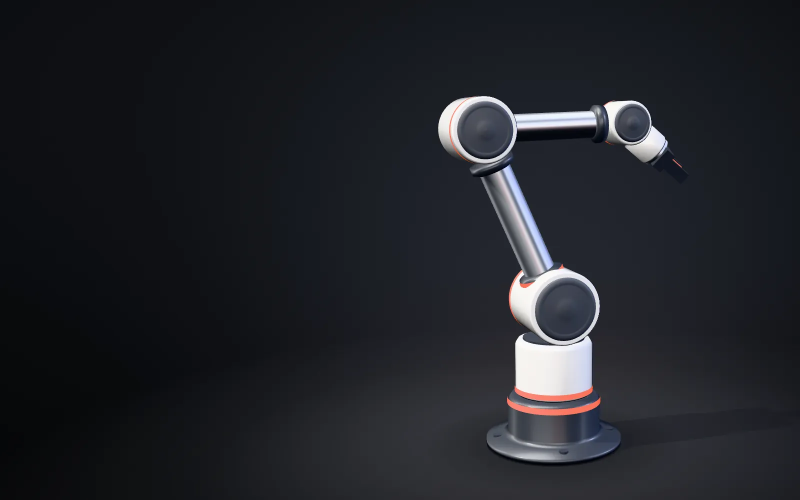
#> input picture .claude/skills/design-deep-dive/kb/creative/10-recipes/examples/l2-zveno/img/hero-d.webp, 1600 x 1000 px, given in place of hero-d._mask.png, which was not available (shown at 1/2 size)
$ python zmetrics.py ../../../../../creative/10-recipes/examples/l2-zveno/img/hero-d.webp
#> lines starting #> are read from the running program, lines starting #| are printed output that depends on the picture; after the words box and inside, x2 and y2 are one past the last pixel; in counts of white or black regions, pixels touching at a corner belong together
### .claude/skills/design-deep-dive/scripts/blender/img_metrics.py
#!/usr/bin/env python3
"""img_metrics.py — числа кадра до глаз и до судьи (испытание 15-showcase, 25.09.2026). Одинаковые у всех дорожек.

    python3 img_metrics.py КАДР.png [--mask МАСКА.png | --alpha] [--bg-hex '#101215'] [--text-zone x0,y0,x1,y1] [--out m.json]

  --mask      PNG той же величины: белое (> 127) — объект. Удобно рендерить из Blender тем же кадром (объект белым emission,
              остальное чёрным) или брать альфу рендера на прозрачном фоне (--alpha).
  --alpha     маска объекта = альфа кадра (> 0.5); цвет считается по кадру, наложенному на --bg-hex (или на серый).
  --bg-hex    цвет фона страницы: насколько фон кадра совпадает со страницей (ΔE2000 медианы фона к hex).
  --text-zone доли кадра под заголовок, например 0,0,0.45,1 — какая доля «визуального веса» в зоне текста (должна быть малой).

Что считает (sRGB → Lab D65):
  obj/bg L* — перцентили 5/50/95 и максимум; obj_minus_bg_L — разность медиан (цель ≥ 10–15);
  clip_obj — доля пикселей объекта с каналом ≥ 254 (цель ≤ 1 %); hi_obj — доля L* ≥ 97 (блик: 0,1–1 %); crush — доля L* ≤ 3;
  noise — СКО (L/100 − гаусс σ 2 px) по объекту, ×10⁻³ (цель ≤ 2,5 для hero; метод по духу D2/02);
  chroma — доля насыщенных пикселей C* > 60 в кадре и на объекте (правило «одно насыщенное пятно»);
  weight_center — центр «визуального веса» (локальный контраст σ 8 + насыщенность), доли кадра; weight_in_text — доля веса
  в зоне текста; weight_on_obj — доля веса на объекте (фокус должен быть на герое);
  bg_vs_page_dE — ΔE2000 медианы фона к --bg-hex (цель ≤ 3 — постер не «ступенькой» на странице).
Печатает JSON (и пишет в --out). Пороги — стартовые, из таблицы плана; на людях не откалиброваны.
"""
import json
import math
import sys

import numpy as np
from PIL import Image


def srgb_to_lin(c):
    return np.where(c <= 0.04045, c / 12.92, ((c + 0.055) / 1.055) ** 2.4)


def rgb_to_lab(rgb):  # rgb 0..1 sRGB, (..., 3)
    lin = srgb_to_lin(rgb)
    m = np.array([[0.4124564, 0.3575761, 0.1804375],
                  [0.2126729, 0.7151522, 0.0721750],
                  [0.0193339, 0.1191920, 0.9503041]])
    xyz = lin @ m.T
    white = np.array([0.95047, 1.0, 1.08883])
    t = xyz / white
    d = 6 / 29
    f = np.where(t > d ** 3, np.cbrt(t), t / (3 * d * d) + 4 / 29)
    L = 116 * f[..., 1] - 16
    a = 500 * (f[..., 0] - f[..., 1])
    b = 200 * (f[..., 1] - f[..., 2])
    return np.stack([L, a, b], axis=-1)


def de2000(l1, l2):
    L1, a1, b1 = l1
    L2, a2, b2 = l2
    C1, C2 = math.hypot(a1, b1), math.hypot(a2, b2)
    Cm = (C1 + C2) / 2
    G = 0.5 * (1 - math.sqrt(Cm ** 7 / (Cm ** 7 + 25 ** 7)))
    a1p, a2p = (1 + G) * a1, (1 + G) * a2
    C1p, C2p = math.hypot(a1p, b1), math.hypot(a2p, b2)
    h1p = math.degrees(math.atan2(b1, a1p)) % 360
    h2p = math.degrees(math.atan2(b2, a2p)) % 360
    dLp, dCp = L2 - L1, C2p - C1p
    dh = h2p - h1p
    if C1p * C2p == 0:
        dh = 0
    elif dh > 180:
        dh -= 360
    elif dh < -180:
        dh += 360
    dHp = 2 * math.sqrt(C1p * C2p) * math.sin(math.radians(dh / 2))
    Lm, Cmp = (L1 + L2) / 2, (C1p + C2p) / 2
    hs = h1p + h2p
    if C1p * C2p == 0:
        hm = hs
    elif abs(h1p - h2p) <= 180:
        hm = hs / 2
    else:
        hm = (hs + 360) / 2 if hs < 360 else (hs - 360) / 2
    T = (1 - 0.17 * math.cos(math.radians(hm - 30)) + 0.24 * math.cos(math.radians(2 * hm))
         + 0.32 * math.cos(math.radians(3 * hm + 6)) - 0.20 * math.cos(math.radians(4 * hm - 63)))
    dth = 30 * math.exp(-((hm - 275) / 25) ** 2)
    Rc = 2 * math.sqrt(Cmp ** 7 / (Cmp ** 7 + 25 ** 7))
    Sl = 1 + 0.015 * (Lm - 50) ** 2 / math.sqrt(20 + (Lm - 50) ** 2)
    Sc = 1 + 0.045 * Cmp
    Sh = 1 + 0.015 * Cmp * T
    Rt = -math.sin(math.radians(2 * dth)) * Rc
    return math.sqrt((dLp / Sl) ** 2 + (dCp / Sc) ** 2 + (dHp / Sh) ** 2 + Rt * (dCp / Sc) * (dHp / Sh))


def gauss(img, sigma):
    r = max(1, int(3 * sigma))
    x = np.arange(-r, r + 1)
    k = np.exp(-x * x / (2 * sigma * sigma))
    k /= k.sum()
    pad = np.pad(img, ((r, r), (r, r)), mode="reflect")
    tmp = np.apply_along_axis(lambda v: np.convolve(v, k, mode="valid"), 1, pad)
    return np.apply_along_axis(lambda v: np.convolve(v, k, mode="valid"), 0, tmp)


def hex_rgb(h):
    h = h.lstrip("#")
    return np.array([int(h[i:i + 2], 16) / 255 for i in (0, 2, 4)])


def pct(v, q):
    return float(np.percentile(v, q)) if v.size else None


# [66 lines left out: function main, not called in this run]


# [2 lines that do not run on import are left out]

### .claude/skills/design-deep-dive/scripts/lib/kbpaths.py
#!/usr/bin/env python3
"""kbpaths — пути скилла design-deep-dive и окружения его утилит. Только стандартная библиотека.

Утилиты скилла находят базу, соседние утилиты, данные, выходы, блокировки, бинарники и ключи через этот модуль, а не
через пути, зашитые в код. Корень скилла вычисляется от этого файла (`scripts/lib/kbpaths.py` → два уровня вверх),
поэтому скилл работает в любом клоне шаблона и из соседнего чекаута: репозиторий кода запускает
`../strategy/.claude/skills/design-deep-dive/scripts/…` со своей рабочей папкой, и пути ведут в чекаут стратегии.
`repo()` — репозиторий, в котором лежит скилл; файлы проектов `docs/projects/<slug>/` утилиты находят через соседний
модуль `docpaths` (корень данных — ключ `--repo`, переменная DDD_REPO или этот репозиторий). Окружение (venv, npm,
бинарники, модели, браузеры, выходы, блокировки) живёт вне репозитория: `$DDD_HOME`, иначе
`$XDG_CACHE_HOME/design-deep-dive`, иначе `~/.cache/design-deep-dive` — одно на машину для всех клонов.

Подключение в утилите `scripts/<домен>/<утилита>.py`:

    sys.path.insert(0, os.path.join(os.path.dirname(os.path.abspath(__file__)), "..", "lib"))
    import kbpaths

    kbpaths.kb("site", "02-site-types", "vocabulary.yaml")   # файл базы site
    kbpaths.skill_version()                                     # версия скилла: файл VERSION
    kbpaths.use("ui"); import ui_audit                          # модуль соседнего домена
    kbpaths.out("creative", "audit")                            # каталог выходов (создаётся)
    with kbpaths.lock("browser"): ...                           # общая блокировка браузера, с ожиданием

Блокировка реентерабельна по дереву процессов: пока замок взят, его файл назван в переменной окружения DDD_LOCKS_HELD,
и вложенный `lock()` — в том же процессе или в утилите, запущенной из него, — замок не берёт и не ждёт. Внешний `flock`
на файл замка утилитам не нужен: под ним утилита ждёт обёртку до таймаута.

Байт-код в папку скилла не пишется: импорт модуля ставит запрет этому процессу и переменной PYTHONDONTWRITEBYTECODE —
дочерним, а кэш модулей скилла, импортированных до запрета (и этого файла), снимает сам.

Диагностика: `python3 kbpaths.py` — где что лежит; `python3 kbpaths.py --bins` — внешние программы (путь, переменная
окружения, версия); `python3 kbpaths.py --selftest` — самопроверка без сети, с запуском из соседнего чекаута во
временной папке.
"""
import contextlib
import fcntl
import os
import shutil
import sys
import time
from pathlib import Path

LIB = Path(__file__).resolve().parent                  # .../design-deep-dive/scripts/lib
SCRIPTS = LIB.parent                                    # .../design-deep-dive/scripts
SKILL = SCRIPTS.parent                                  # .../.claude/skills/design-deep-dive
KB = SKILL / "kb"
ASSETS = SKILL / "assets"

BASES = ("ux", "ui", "site", "text", "creative", "ai-media", "blender", "claude-design")
DOMAINS = BASES + ("lib", "maint", "tests", "project")  # папки scripts/; project — утилиты по файлам docs/projects/

ENV_HOME = "DDD_HOME"
ENV_LOCKS = "DDD_LOCKS_HELD"                            # файлы замков, взятых этим процессом или его предком
ENV_BIN = {                                             # переопределение пути к бинарнику (иначе $DDD_HOME/bin, затем PATH)
    "blender": "DDD_BLENDER",
    "node": "DDD_NODE",
    "npx": "DDD_NPX",
    "npm": "DDD_NPM",
    "ffmpeg": "DDD_FFMPEG",
    "ffprobe": "DDD_FFPROBE",
    "brave": "DDD_BRAVE",
    "chromium": "DDD_CHROMIUM",
}


# ------------------------------------------------------------------ имена

# [6 lines left out: function base_name, not called in this run]


def domain_name(name):
    """Имя папки утилит (`scripts/<домен>/`); неизвестное имя — ValueError."""
    n = str(name).strip().strip("/")
    if n not in DOMAINS:
        raise ValueError(f"неизвестный домен scripts/: {name!r} (есть: {', '.join(DOMAINS)})")
    return n


# ------------------------------------------------------------------ скилл и репозиторий

def skill(*parts):
    """Корень скилла `.claude/skills/design-deep-dive/` (+ части пути)."""
    return SKILL.joinpath(*parts)


# [20 lines left out: functions repo, skill_version, kb, not called in this run]


def scripts(domain=None, *parts):
    """Утилиты: scripts() — `scripts/`, scripts("ai-media", "page_accept.py") — файл утилиты домена."""
    if domain is None:
        return SCRIPTS.joinpath(*parts)
    return SCRIPTS.joinpath(domain_name(domain), *parts)


def data(domain, *parts):
    """Данные, которые читает только код: `scripts/<домен>/data/…`."""
    return scripts(domain, "data", *parts)


def assets(*parts):
    """Ассеты скилла (`assets/calibration/…`)."""
    return ASSETS.joinpath(*parts)


# [6 lines left out: function use, not called in this run]


# ------------------------------------------------------------------ окружение вне репозитория

def home(*parts):
    """Домашний каталог окружения: $DDD_HOME → $XDG_CACHE_HOME/design-deep-dive → ~/.cache/design-deep-dive."""
    h = os.environ.get(ENV_HOME)
    if h:
        base = Path(h).expanduser()
    else:
        xdg = os.environ.get("XDG_CACHE_HOME")
        base = (Path(xdg).expanduser() if xdg else Path.home() / ".cache") / "design-deep-dive"
    return base.joinpath(*parts)


# [4 lines left out: function _dir, not called in this run]


def venv(*parts):
    return home("venv", *parts)


# [4 lines left out: function python, not called in this run]


def node_home(*parts):
    """Каталог npm-зависимостей: `$DDD_HOME/node/` (package.json скилла ставится сюда)."""
    return home("node", *parts)


def node_modules(*parts):
    return node_home("node_modules", *parts)


def bin_dir(*parts):
    """Бинарники, которые ставит install.sh: `$DDD_HOME/bin/`."""
    return home("bin", *parts)


def models(*parts):
    """Модели ONNX: `$DDD_HOME/models/`."""
    return home("models", *parts)


def browsers():
    """Браузеры Playwright, если их ставил install.sh: `$DDD_HOME/browsers/`."""
    return home("browsers")


def out(domain, *parts, create=True):
    """Каталог выходов утилиты: `$DDD_HOME/out/<домен>/…` (создаётся)."""
    return _dir(home("out", domain_name(domain), *parts), create)


def cache(domain, *parts, create=True):
    """Каталог кэша утилиты (снимки каталогов, ответы API): `$DDD_HOME/cache/<домен>/…` (создаётся)."""
    return _dir(home("cache", domain_name(domain), *parts), create)


# ------------------------------------------------------------------ блокировки

def locks_dir(create=True):
    return _dir(home("locks"), create)


# [7 lines left out: function lock_path, not called in this run]


def locks_held():
    """Файлы замков, которые уже держит этот процесс или его предок: абсолютные пути из переменной DDD_LOCKS_HELD."""
    return [p for p in os.environ.get(ENV_LOCKS, "").split(os.pathsep) if p]


# [70 lines left out: functions lock_held, lock, find, which, not called in this run]


BIN_LOOKUP = {                                          # как искать внешние программы: find() и отчёт --bins
    "blender": {},
    "node": {},
    "npx": {},
    "npm": {},
    "ffmpeg": {},
    "ffprobe": {"dirs": ("ffmpeg",)},                   # статическая сборка install.sh --ffmpeg: $DDD_HOME/bin/ffmpeg/
    "brave": {"names": ("brave-browser", "brave-browser-stable")},
}
BIN_VERSION = {"blender": "--version", "node": "--version", "npm": "--version", "ffmpeg": "-version",
               "ffprobe": "-version", "brave": "--version"}


def blender():
    return which("blender")


def node():
    return which("node")


def npx():
    return which("npx")


def ffmpeg():
    return which("ffmpeg")


def ffprobe():
    return which("ffprobe", **BIN_LOOKUP["ffprobe"])


def brave():
    return which("brave", **BIN_LOOKUP["brave"])


# [28 lines left out: functions node_env, playwright_env, key, not called in this run]


def _init_env():
    """Окружение процесса утилиты: браузеры Playwright из `$DDD_HOME/browsers`, если их ставил install.sh; статическая
    сборка ffmpeg из `$DDD_HOME/bin/ffmpeg/` — первой в PATH (утилиты и их подпроцессы зовут ffmpeg и ffprobe по имени)."""
    b = browsers()
    if "PLAYWRIGHT_BROWSERS_PATH" not in os.environ and b.is_dir():
        os.environ["PLAYWRIGHT_BROWSERS_PATH"] = str(b)
    ff = bin_dir("ffmpeg")
    path = os.environ.get("PATH", "")
    if ff.is_dir() and str(ff) not in path.split(os.pathsep):
        os.environ["PATH"] = os.pathsep.join([str(ff), path]) if path else str(ff)


def _no_bytecode():
    """Байт-код в папку скилла не пишется: запрет — этому процессу, переменная PYTHONDONTWRITEBYTECODE — дочерним.
    Кэш модуля пишется до исполнения его кода, поэтому запрет не застаёт этот файл и модули скилла, импортированные
    раньше него: их кэш в `scripts/**/__pycache__/` снимается здесь, пустая папка кэша — тоже. Порядок импорта в
    утилите значения не имеет."""
    os.environ["PYTHONDONTWRITEBYTECODE"] = "1"
    if sys.dont_write_bytecode:
        return
    sys.dont_write_bytecode = True
    import importlib.util
    sources = {str(Path(__file__).resolve())}
    for mod in list(sys.modules.values()):
        src = getattr(mod, "__file__", None)
        if isinstance(src, str) and src.endswith(".py"):
            sources.add(src)
    frame = sys._getframe()
    while frame is not None:                            # загруженного по пути файла модуля в sys.modules может не быть
        src = frame.f_globals.get("__file__")
        if isinstance(src, str) and src.endswith(".py"):
            sources.add(src)
        frame = frame.f_back
    root = str(SCRIPTS) + os.sep
    for src in sources:
        try:
            if not os.path.realpath(src).startswith(root):
                continue
            pyc = importlib.util.cache_from_source(src)
            folder = os.path.dirname(pyc)
            if os.path.basename(folder) != "__pycache__" or not os.path.realpath(pyc).startswith(root):
                continue                                # кэш вынесен из папки скилла (PYTHONPYCACHEPREFIX) — не наш
            os.unlink(pyc)
            os.rmdir(folder)                            # снимается только пустая папка
        except (OSError, ValueError, NotImplementedError):
            continue


_init_env()
_no_bytecode()


# ------------------------------------------------------------------ диагностика

# [27 lines left out: functions describe, bins, not called in this run]


SIBLING_UTILITY = ("site", "page_gates.py", "--resolve", "landing-lead-services@L1")   # утилита базы и её вызов
SIBLING_KB = ("site", "07-seo-geo-performance-analytics", "budgets.yaml")               # файл базы, который она читает


# [37 lines left out: function _sibling_check, not called in this run]


LOCK_PROBE = ("import sys\nsys.path.insert(0, sys.argv[1])\nimport kbpaths\n"
              "try:\n    with kbpaths.lock('browser', timeout=float(sys.argv[2]), poll=0.05):\n        pass\n"
              "except TimeoutError:\n    sys.exit(3)\n")       # проба: взял замок — 0, не дождался — 3


# [132 lines left out: functions _lock_check, _bytecode_check, _selftest, not called in this run]


# [12 lines that do not run on import are left out]

### .claude/skills/design-deep-dive/kb/blender/12-recipes/examples/13-wow-light-hero/src/zmetrics.py
#!/usr/bin/env python3
"""zmetrics — числа кадра «Звена» до глаз: общий img_metrics.py (маска руки и маска белого лака) + свои добавки:
края кадра к странице (низ и левый край — где постер встречает страницу), шум на гладком лаке (без рёбер и печати).

    python3 zmetrics.py КАДР.png [КАДР2.png …] --out table.json [--page '#101215'] [--text 0,0,0.45,1]
Маска — КАДР_mask.png рядом (альфа — рука, R — видимый белый лак), её пишет zrender.py.
"""
# Исходник рецепта 12-recipes/13-wow-light-hero.md: §5 — числа кадра по маске объекта (лак, края к странице, шум).
import json
import os
import subprocess
import sys

import numpy as np
from PIL import Image

sys.path.insert(0, os.path.join(os.path.dirname(os.path.abspath(__file__)), "..", "..", "..", "..", "..", "..", "scripts", "lib"))  # корень скилла: scripts/lib
import kbpaths  # noqa: E402
SH = str(kbpaths.scripts("blender"))                # img_metrics.py — scripts/blender
sys.path.insert(0, SH)
import img_metrics as IM  # noqa: E402


def split_masks(mask_path, tmp_dir):
    m = np.asarray(Image.open(mask_path).convert("RGBA")).astype(np.float64) / 255
    obj = (m[..., 3] > 0.5)
    shell = obj & (m[..., 0] > 0.5)
    po, ps = os.path.join(tmp_dir, "m_obj.png"), os.path.join(tmp_dir, "m_shell.png")
    Image.fromarray((obj * 255).astype(np.uint8)).save(po)
    Image.fromarray((shell * 255).astype(np.uint8)).save(ps)
    return po, ps, obj, shell


def run_im(img, mask, page, text):
    r = subprocess.run([sys.executable, os.path.join(SH, "img_metrics.py"), img, "--mask", mask, "--bg-hex", page,
                        "--text-zone", text], capture_output=True, text=True)
    return json.loads(r.stdout)


def extra(img, obj, shell, page):
    rgb = np.asarray(Image.open(img).convert("RGB")).astype(np.float64) / 255
    lab = IM.rgb_to_lab(rgb)
    h, w = obj.shape
    pl = IM.rgb_to_lab(IM.hex_rgb(page)[None, None, :])[0, 0].tolist()

    def strip_de(sl):
        reg = lab[sl]; msk = ~obj[sl]
        med = [float(np.median(reg[..., i][msk])) for i in range(3)]
        return round(IM.de2000(med, pl), 2), round(med[0], 1)
    out = {"edge_bottom_dE_L": strip_de((slice(int(h * 0.94), h), slice(0, w))),
           "edge_left_dE_L": strip_de((slice(0, h), slice(0, int(w * 0.05)))),
           "edge_top_dE_L": strip_de((slice(0, int(h * 0.05)), slice(0, w)))}
    L = lab[..., 0]
    # гладкий лак: маска лака, эрозия 3 px, без сильного градиента (рёбра, печать, швы)
    from scipy import ndimage  # noqa
    er = ndimage.binary_erosion(shell, iterations=5)
    gy, gx = np.gradient(ndimage.gaussian_filter(L, 1.5))
    edges = ndimage.binary_dilation(np.hypot(gx, gy) > 1.0, iterations=4)     # любые рёбра, печать, швы — ±4 px
    flat = er & ~edges
    hp = L / 100 - IM.gauss(L / 100, 2.0)
    v = hp[flat]
    out["noise_flat_shell_e3"] = round(float(1.4826 * np.median(np.abs(v - np.median(v))) * 1000), 2) if v.size > 200 else None
    bgf = ndimage.binary_erosion(~obj, iterations=6) & ~edges
    vb = hp[bgf]
    out["noise_bg_e3"] = round(float(1.4826 * np.median(np.abs(vb - np.median(vb))) * 1000), 2) if vb.size > 200 else None
    out["flat_shell_px"] = int(flat.sum())
    Ls = L[shell]
    out["shell_L"] = {"p50": round(float(np.percentile(Ls, 50)), 1), "p75": round(float(np.percentile(Ls, 75)), 1), "p90": round(float(np.percentile(Ls, 90)), 1),
                      "p95": round(float(np.percentile(Ls, 95)), 1), "p99": round(float(np.percentile(Ls, 99)), 1)} if Ls.size else None
    out["obj_area_pct"] = round(float(obj.mean() * 100), 1)
    ys, xs = np.nonzero(obj)
    out["obj_bbox_frac"] = [round(xs.min() / w, 3), round(ys.min() / h, 3), round(xs.max() / w, 3), round(ys.max() / h, 3)]
    return out


def main():
    a = sys.argv[1:]

    def opt(n, d=None):
        if n in a:
            i = a.index(n); v = a[i + 1]; del a[i:i + 2]; return v
        return d
    out = opt("--out"); page = opt("--page", "#101215"); text = opt("--text", "0,0,0.45,1")
    rows = {}
    for img in a:
        mpath = img[:-4] + "_mask.png"
        tmp = os.path.dirname(os.path.abspath(img))
        po, ps, obj, shell = split_masks(mpath, tmp)
#> in split_masks, `shell = obj & (m[..., 0] > 0.5)`:
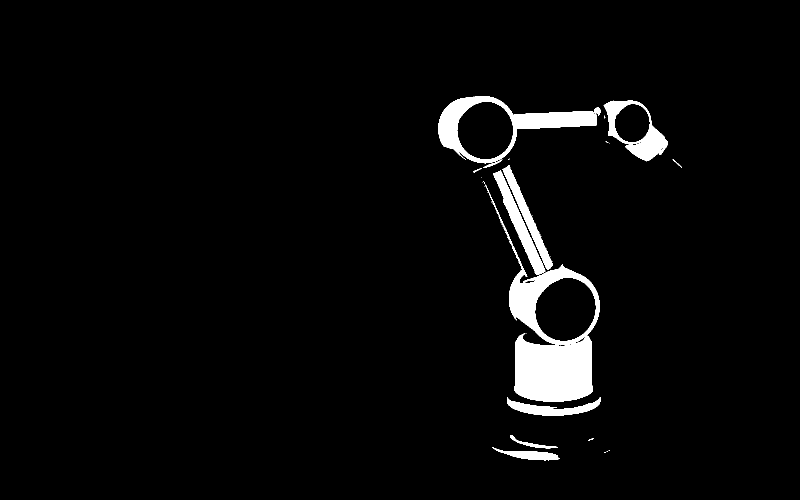
#> shell: shape (1000, 1600) bool (shown at 1/2 size); 3.5% white; 33 white regions (21 under 20 px), largest, box (x1, y1, x2, y2) and area: (971, 370, 1200, 803) 26769, (876, 192, 1202, 327) 11433, (1207, 201, 1335, 323) 5140
        m_obj = run_im(img, po, page, text)
#> m_obj = 13 items
        m_sh = run_im(img, ps, page, text)
#> m_sh = 16 items
        row = {"obj": {k: m_obj.get(k) for k in ("obj_L", "clip_obj_pct", "hi_obj_pct", "crush_obj_pct", "bg_L", "obj_minus_bg_L",
                                                  "bg_vs_page_dE", "noise_e3", "chroma_hi_pct_frame", "chroma_hi_pct_obj",
                                                  "weight_center", "weight_on_obj", "weight_in_text")},
               "shell": {k: m_sh.get(k) for k in ("obj_L", "clip_obj_pct", "hi_obj_pct")}}
        row.update(extra(img, obj, shell, page))
#> in rgb_to_lab, `f = np.where(t > d ** 3, np.cbrt(t), t / (3 * d * d) + 4 / 29)`:
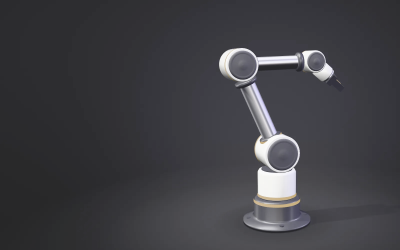
#> f: shape (1000, 1600, 3) float64 (shown at 1/4 size); mean R, G, B 0.252, 0.251, 0.269
#> in rgb_to_lab, `a = 500 * (f[..., 0] - f[..., 1])`:
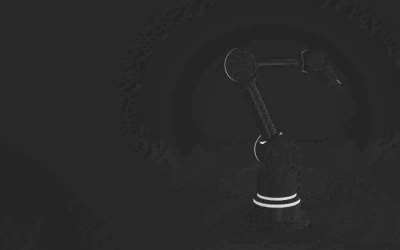
#> a: shape (1000, 1600) float64 (shown at 1/4 size); min -10.61, max 57.78, mean 0.5; drawn with min black and max white
#> in rgb_to_lab, `return np.stack([L, a, b], axis=-1)`:
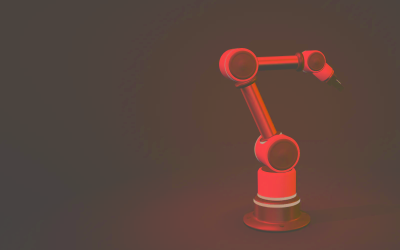
#> returned value: shape (1000, 1600, 3) float64 (shown at 1/4 size); mean of channels 0, 1, 2 13.1, 0.5, -3.5; drawn with min black and max white
#> in strip_de, `reg = lab[sl]`:
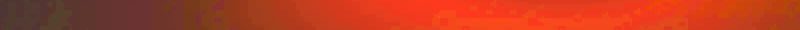
#> reg: shape (60, 1600, 3) float64 (shown at 1/4 size); mean R, G, B 13.5, 0.4, -2.6; drawn with min black and max white
#> in strip_de, `med = [float(np.median(reg[..., i][msk])) for i in range(3)]`: med = [nan, nan, nan]
#> in de2000, `L1, a1, b1 = l1`: L1 = nan
#> in de2000, `C1, C2 = math.hypot(a1, b1), math.hypot(a2, b2)`: C2 = 2.07
#> in de2000, `Cm = (C1 + C2) / 2`: Cm = nan
#> in strip_de (call 2), `reg = lab[sl]`:
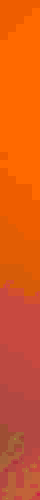
#> reg: shape (1000, 80, 3) float64 (shown at 1/2 size); mean R, G, B 3.46, 0.0656, -1.57; drawn with min black and max white
#> in extra, `out = {"edge_bottom_dE_L": strip_de((slice(int(h * 0.94), h), slice(0,..`: out = {'edge_bottom_dE_L': (nan, nan), 'edge_left_dE_L': (nan, nan), 'edge_top_dE_L': (nan, nan)}
#> in extra, `gy, gx = np.gradient(ndimage.gaussian_filter(L, 1.5))`:
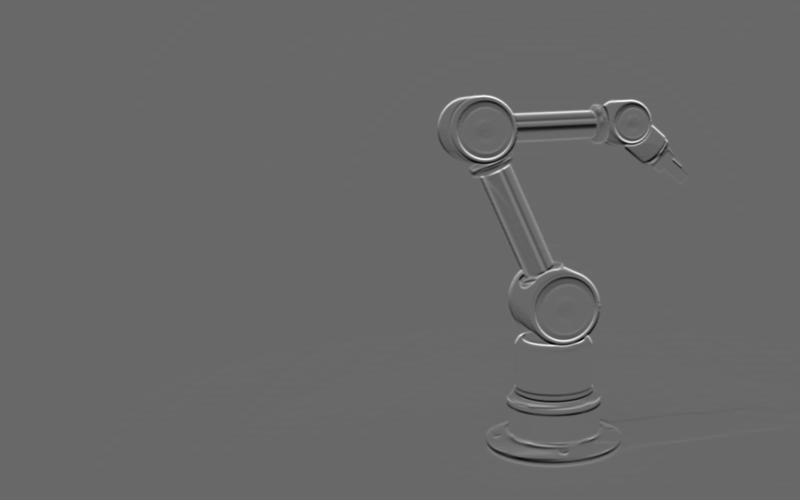
#> gy: shape (1000, 1600) float64 (shown at 1/2 size); min -14.34, max 20.54, mean 0; drawn with min black and max white
#> (the rest of the program and of its run is left out)
